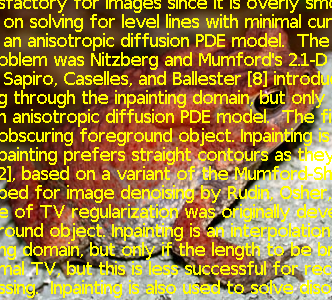
%> input picture 2A/TAV/ALOUANE_TP5/Images/grenouille_avec_texte.png, 332 x 300 px
$ octave exercice_2_bis.m   (GNU Octave 9; MATLAB toolbox functions it lacks are replaced by stand-ins)
%> lines starting %> are read from the running program, lines starting %| are printed output that depends on the picture; in (x1, y1, x2, y2) boxes, pixels count from 0 and x2, y2 are one past the last pixel; in counts of white or black regions, pixels touching at a corner belong together; the program's own positions count from 1
### 2A/TAV/ALOUANE_TP5/inpainting.m
function u_kp1 = inpainting(b,u_k,lambda,Dx,Dy,epsilon,W)
    du_kx = Dx*u_k;
    du_ky = Dy*u_k;
    norm_duk = du_kx.^2+du_ky.^2;
    nb_pixel = length(u_k);
    W_k = spdiags(1./sqrt(norm_duk+epsilon),0,nb_pixel,nb_pixel);
    A_k = W - lambda * (-Dx'*W_k*Dx-Dy'*W_k*Dy);
    u_kp1 = A_k\b;
end

### 2A/TAV/ALOUANE_TP5/exercice_2_bis.m
%--------------------------------------------------------------------------
% ENSEEIHT - 2SN MM - Traitement des donnees audio-visuelles
% TP5 - Restauration d'images
% exercice_1_bis : debruitage avec variation totale (image RVB)
%--------------------------------------------------------------------------

clear
close all
clc

% Mise en place de la figure pour affichage :
taille_ecran = get(0,'ScreenSize');
L = taille_ecran(3);
H = taille_ecran(4);
figure('Name','Debruitage par variation totale',...
	'Position',[0.05*L,0.1*H,0.9*L,0.7*H]);

% Lecture de l'image :
u_0 = double(imread('Images/grenouille_avec_texte.png'));
[nb_lignes,nb_colonnes,nb_canaux] = size(u_0);
%> nb_lignes = 300; nb_colonnes = 332; nb_canaux = 3
u_max = max(u_0(:));
%> u_max = 255

% Zone de doute
D = zeros(size(u_0,1),size(u_0,2));
for i=1:size(u_0,1)
    for j=1:size(u_0,2)
        if (u_0(i,j,1)==255 & u_0(i,j,2)==255 & u_0(i,j,3)==0)
            D(i,j) = 255;
        end
    end
end
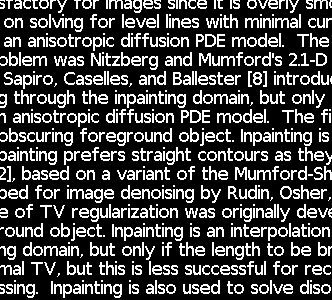
%> D: size 300x332 double; 25.4% white in thin lines or dots

% Affichage de l'image :
subplot(1,3,1)
	imagesc(max(0,min(1,u_0/u_max)),[0 1])
	if nb_canaux==1
		colormap gray
	end
	axis image off
	title('Image bruitee','FontSize',20)

% Affichage de l'image restauree a l'iteration 0 :
subplot(1,3,2)
	imagesc(max(0,min(1,u_0/u_max)),[0 1])
	if nb_canaux==1
		colormap gray
	end
	axis image off
	title('Image restauree','FontSize',20)
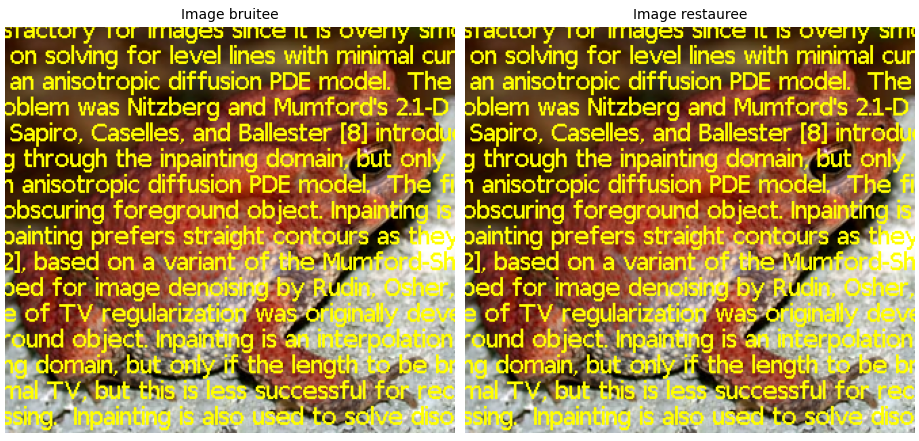
%> figure redrawn from the program's plot data, 2 panels
drawnow nocallbacks

% Vectorisation des canaux de u_0 :
nb_pixels = nb_lignes*nb_colonnes;
%> nb_pixels = 99600
u_0 = reshape(u_0,[nb_pixels nb_canaux]);

% Parametre pour garantir la differentiabilite de la variation totale :
epsilon = 0.01;

% Operateur gradient :
e = ones(nb_pixels,1);
Dx = spdiags([-e e],[0 nb_lignes],nb_pixels,nb_pixels);
Dx(end-nb_lignes+1:end,:) = 0;
Dy = spdiags([-e e],[0 1],nb_pixels,nb_pixels);
Dy(nb_lignes:nb_lignes:end,:) = 0;

% Second membre b du systeme :
f_carac = (D==0);
%> f_carac: size 300x332 logical; 74.6% white; black in thin lines or dots
%> the run ends on the next line
W = spdiags(f_carac(:),0,nb_pixels,nb_pixels);
b = W*u_0;

% Point fixe :
lambda = 15;			% Poids de la regularisation
u_k = u_0;
convergence = +Inf;
iteration = 0;

while convergence > 1e-3

	% Incrementation du nombre d'iterations :
	iteration = iteration + 1;

	% Iteration (6) :
	u_kp1 = inpainting(b,u_k,lambda,Dx,Dy,epsilon,W);

$ run again, with 2A/TAV/ALOUANE_TP5/Images/fleur_avec_defaut.png copied over 2A/TAV/ALOUANE_TP5/Images/grenouille_avec_texte.png
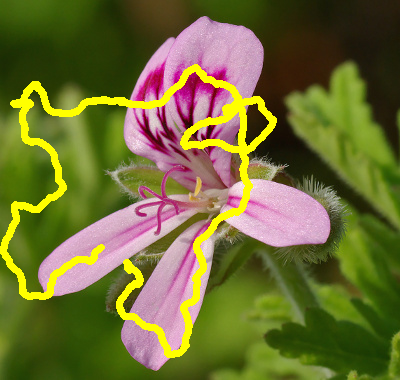
%> input picture 2A/TAV/ALOUANE_TP5/Images/fleur_avec_defaut.png, 400 x 380 px
%> u_max = 255
%> after the loop `for i=1:size(u_0,1)`:
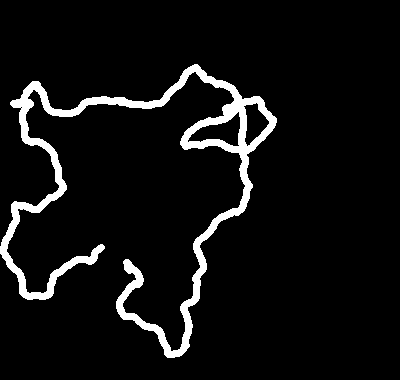
%> D: size 380x400 double; 6.4% white; 1 white region, box (x1, y1, x2, y2) and area: (0, 64, 277, 358) 9725
%> `title('Image restauree','FontSize',20)`:
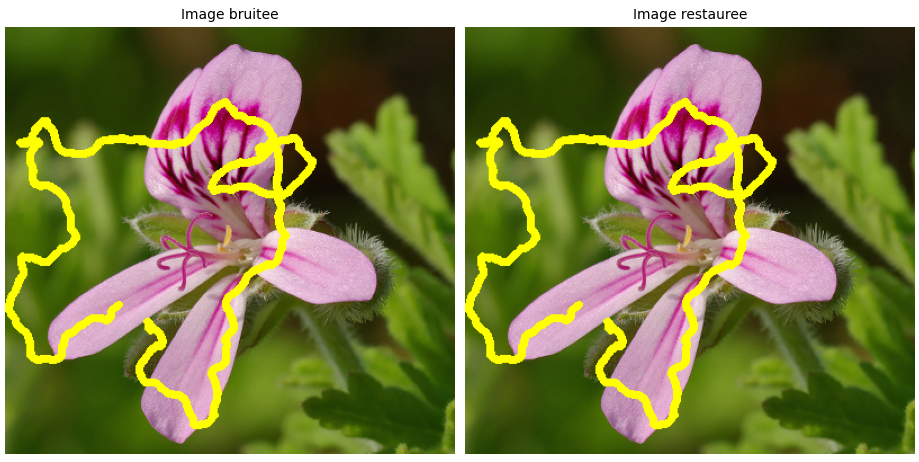
%> figure redrawn from the program's plot data, 2 panels
